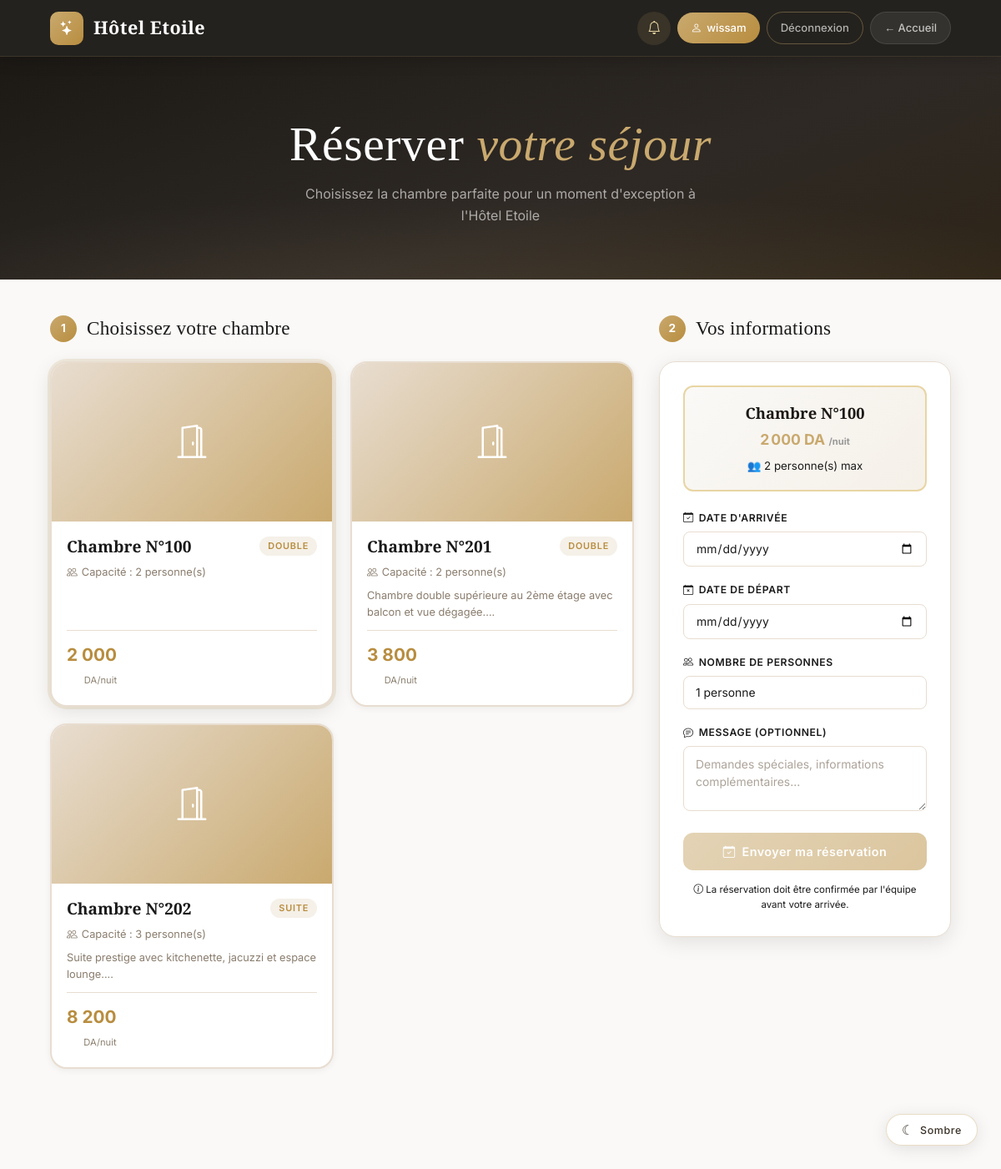
The app's page /booking.php (signed in) with its own data.
### tables this page shows
CREATE TABLE `chambres` (
  `id` int(11) NOT NULL,
  `numero` varchar(20) NOT NULL,
  `type` varchar(50) NOT NULL DEFAULT 'Simple',
  `prix` decimal(10,2) NOT NULL,
  `capacite` int(11) NOT NULL DEFAULT 1,
  `description` text DEFAULT NULL,
  `image` varchar(255) DEFAULT NULL,
  `statut` enum('disponible','occupee','maintenance') DEFAULT 'disponible',
  `created_at` timestamp NOT NULL DEFAULT current_timestamp()
);

### booking.php (the view, shortened to what this page needs)
<?php
require_once 'database.php';
$chambres = $conn->query("SELECT * FROM chambres WHERE statut='disponible' ORDER BY prix ASC")->fetch_all(MYSQLI_ASSOC);
?>
<!DOCTYPE html>
<html lang="fr">
<head>
    <link rel="stylesheet" href="https://cdn.jsdelivr.net/npm/bootstrap-icons@1.11.0/font/bootstrap-icons.css">
    <link rel="stylesheet" href="booking.css">
        <link rel="stylesheet" href="theme.css">
</head>
<body>
<nav class="navbar">
    <div class="navbar-container">
        <a href="index.php" class="logo">
            <div class="logo-icon"><i class="bi bi-stars"></i></div>
            <span class="logo-text">Hôtel Etoile
            </span>
        </a>
        <div class="nav-buttons">
            <a href="notifications.php" class="btn-notif">
                <i class="bi bi-bell"></i>
            </a>
            <a href="profile.php" class="btn-profile">
                <i class="bi bi-person"></i>
                <?= htmlspecialchars($_SESSION['prenom']) ?>
            </a>
            <a href="logout.php" class="btn-logout">Déconnexion</a>
            <a href="index.php" class="btn-back">← Accueil</a>
        </div>
    </div>
</nav>
<div class="hero-booking">
    <h1>Réserver <span>votre séjour</span></h1>
    <p>Choisissez la chambre parfaite pour un moment d'exception à l'Hôtel Etoile</p>
</div>
<div class="booking-container">
    <div style="display:flex;gap:30px;flex-wrap:wrap;align-items:flex-start;">
        <div style="flex:2;min-width:300px;">
            <div class="section-title">
                <span class="step-number">1</span>
                Choisissez votre chambre
            </div>
            <?php if (empty($chambres)): ?>
            <div class="empty-preview" style="padding:60px;">
                <i class="bi bi-door-closed"></i>
                <p>Aucune chambre disponible actuellement.</p>
            </div>
            <?php else: ?>
            <div class="rooms-grid">
                <?php foreach ($chambres as $c): ?>
                <div class="room-card" id="card-<?= $c['id'] ?>"
                     onclick="selectRoom(<?= $c['id'] ?>, '<?= addslashes($c['numero']) ?>', '<?= addslashes($c['type']) ?>', <?= $c['prix'] ?>, <?= $c['capacite'] ?>)">
                    <div class="room-image">
                        <?php if (!empty($c['image']) && file_exists("uploads/chambres/".$c['image'])): ?>
                        <img src="uploads/chambres/<?= htmlspecialchars($c['image']) ?>" alt="Chambre <?= htmlspecialchars($c['numero']) ?>">
                        <?php else: ?>
                        <div class="room-image-placeholder"><i class="bi bi-door-open"></i></div>
                        <?php endif; ?>
                    </div>
                    <div class="room-info">
                        <div class="room-header">
                            <div class="room-name">Chambre N°<?= htmlspecialchars($c['numero']) ?></div>
                            <span class="room-type"><?= htmlspecialchars($c['type']) ?></span>
                        </div>
                        <div class="room-capacity">
                            <i class="bi bi-people"></i>
                            Capacité : <?= $c['capacite'] ?> personne(s)
                        </div>
                        <?php if (!empty($c['description'])): ?>
                        <div class="room-description">
                            <?= htmlspecialchars(substr($c['description'], 0, 100)) ?>...
                        </div>
                        <?php endif; ?>
                        <div class="room-footer">
                            <div class="room-price">
                                <span class="price-amount"><?= number_format($c['prix'], 0, ',', ' ') ?></span>
                                <span class="price-unit"> DA/nuit</span>
                            </div>
                        </div>
                    </div>
                </div>
                <?php endforeach; ?>
            </div>
            <?php endif; ?>
        </div>
        <div style="flex:1;min-width:300px;">
            <div class="section-title">
                <span class="step-number">2</span>
                Vos informations
            </div>
            <div class="booking-panel">
                <div id="preview" class="empty-preview">
                </div>
                <form method="POST" id="booking-form">
                    <div class="form-group">
                        <label class="form-label">
                            <i class="bi bi-calendar-check"></i> Date d'arrivée
                        </label>
                        <input type="date" name="date_debut" id="date_debut" class="form-control"
                               min="<?= date('Y-m-d') ?>" onchange="calcTotal()" required>
                    </div>
                    <div class="form-group">
                        <label class="form-label">
                            <i class="bi bi-calendar-x"></i> Date de départ
                        </label>
                        <input type="date" name="date_fin" id="date_fin" class="form-control"
                               min="<?= date('Y-m-d', strtotime('+1 day')) ?>" onchange="calcTotal()" required>
                    </div>
                    <div class="form-group">
                        <label class="form-label">
                            <i class="bi bi-people"></i> Nombre de personnes
                        </label>
                        <select name="nb_personnes" class="form-select" onchange="calcTotal()">
                            <?php for ($i = 1; $i <= 10; $i++): ?>
                            <option value="<?= $i ?>"><?= $i ?> personne<?= $i > 1 ? 's' : '' ?></option>
                            <?php endfor; ?>
                        </select>
                    </div>
                    <div class="form-group">
                        <label class="form-label">
                            <i class="bi bi-chat-text"></i> Message (optionnel)
                        </label>
                        <textarea name="message" class="form-control"
                                  placeholder="Demandes spéciales, informations complémentaires..."></textarea>
                    </div>
                    <button type="submit" class="btn-submit" id="submit-btn" disabled>
                        <i class="bi bi-calendar-check"></i>
                        Envoyer ma réservation
                    </button>
                </form>
                <p style="font-size:.72rem;color:var(--muted);text-align:center;margin-top:14px;">
                    <i class="bi bi-info-circle"></i>
                    La réservation doit être confirmée par l'équipe avant votre arrivée.
                </p>
            </div>
        </div>
    </div>
</div>
</body>
</html>

### theme.css (style rules this page uses)
:root { --gold: #C9A96E; --gold-light: #DFC08A; --gold-dark: #A8824A; }
[data-theme="light"], :root:not([data-theme="dark"]) { --bg: #faf9f7; --bg-alt: #F7F3EC; --bg-card: #ffffff; --bg-panel: #ffffff; --bg-input: #ffffff; --bg-nav: rgba(253, 250, 245, 0.97); --text-main: #1a1a1a; --text-mid: #3A3228; --text-muted: #8A7D6E; --border: #E8DDD0; --border-focus: #C9A96E; --shadow: rgba(0, 0, 0, 0.07); --shadow-lg: rgba(0, 0, 0, 0.12); --hero-overlay: rgba(14, 12, 10, 0.55); --nav-text: #4a4a4a; --nav-link: #4a4a4a; --success-bg: #d4edda; --success-text: #155724; --danger-bg: #f8d7da; --danger-text: #721c24; --panel-left-bg: linear-gradient(160deg, #1C1915 0%, #2E2318 50%, #3D2B1F 100%); }
body { background: var(--bg) !important; color: var(--text-main) !important; transition: background 0.35s ease, color 0.35s ease; }
.room-card, .service-card, .testimonial-card, .booking-panel, .reservation-item, .panel-right, .register-form-wrap, .login-form-wrap { background: var(--bg-card) !important; border-color: var(--border) !important; color: var(--text-main) !important; transition: background 0.35s ease, border-color 0.35s ease; }
.form-control, .form-select, .form-input { background: var(--bg-input) !important; border-color: var(--border) !important; color: var(--text-main) !important; transition: background 0.35s ease, border-color 0.2s, color 0.35s ease; }
.form-control::placeholder, .form-input::placeholder { color: var(--text-muted) !important; opacity: 0.7; }
.form-label, .form-header h3, .form-header p, .room-name, .room-description, .feat-title, .section-title, .section-title:not(em) { color: var(--text-main) !important; }
.form-header p, .room-description, .room-capacity, .feat-desc { color: var(--text-muted) !important; }
.room-footer { border-top-color: var(--border) !important; }

### records on screen
chambres: numero "100", type "DOUBLE", capacite "2", prix "2 000"
chambres: numero "201", type "DOUBLE", capacite "2", description "Chambre double supérieure au 2ème étage avec balcon et vue dégagée.", prix "3 800"
chambres: numero "202", type "SUITE", capacite "3", description "Suite prestige avec kitchenette, jacuzzi et espace lounge.", prix "8 200"

### other values on screen
$_SESSION['prenom'] "wissam"
form field nb_personnes "1 personne"
